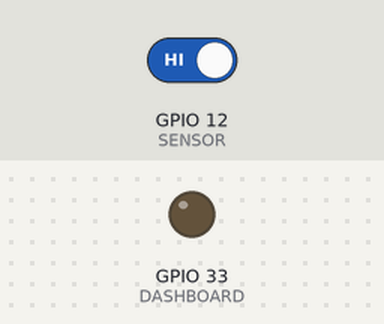
Bench run of a program on a simulated ESP32. Shown: output pins drawn as LEDs (lit = HIGH). The inputs (shaded band) are chosen by the test bench; at power-on: GPIO 12 (SENSOR) HIGH. WiFi joins after 1.5 s; servers stay silent unless stated; no MQTT or app messages arrive unless stated; what the program prints to the serial monitor is not drawn.

Above: at 2.7 s.
2.8 s: GPIO 12 (SENSOR) driven LOW
At 3.2 s:
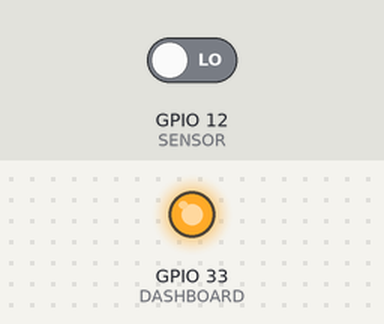
8.8 s: GPIO 12 (SENSOR) driven HIGH
At 9.3 s:
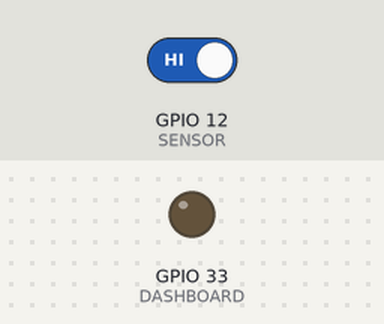
Timing chart, 0 to 11.3 s (numbered marks = the images above; inputs shaded):
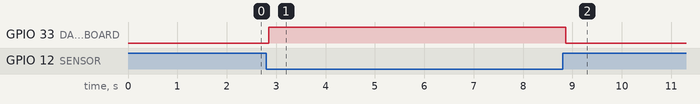

Measured:
- after the input at 2.8 s, GPIO 33 (DASHBOARD): LOW → HIGH after 0.06 s
- after the input at 8.8 s, GPIO 33 (DASHBOARD): HIGH → LOW after 0.06 s

The program:

main.cpp
```cpp
#include "Arduino.h"
#include <secret.h>
#include <WiFiClientSecure.h>
#include <MQTTClient.h>
#include <ArduinoJson.h>
#include "WiFi.h"

#define SENSOR 12
#define DASHBOARD 33

// The MQTT topics that this device should publish/subscribe
#define AWS_IOT_PUBLISH_TOPIC   "esp32/pub"
#define AWS_IOT_SUBSCRIBE_TOPIC "esp32/sub"

WiFiClientSecure net = WiFiClientSecure();
MQTTClient client = MQTTClient(256);
int lastStatus = 0;

void messageHandler(String &topic, String &payload) {
  Serial.println("incoming: " + topic + " - " + payload);

//  StaticJsonDocument<200> doc;
//  deserializeJson(doc, payload);
//  const char* message = doc["message"];
}

void connectAWS()
{
  WiFi.mode(WIFI_STA);
  WiFi.begin(WIFI_SSID, WIFI_PASSWORD);

  Serial.print("Connecting to Wi-Fi");

  while (WiFi.status() != WL_CONNECTED){
    delay(500);
    Serial.print(".");
  }
  Serial.println("");

  // Configure WiFiClientSecure to use the AWS IoT device credentials
  net.setCACert(AWS_CERT_CA);
  net.setCertificate(AWS_CERT_CRT);
  net.setPrivateKey(AWS_CERT_PRIVATE);

  // Connect to the MQTT broker on the AWS endpoint we defined earlier
  client.begin(AWS_IOT_ENDPOINT, 8883, net);

  // Create a message handler
  client.onMessage(messageHandler);

  Serial.print("Connecting to AWS IOT");

  while (!client.connect(THINGNAME)) {
    Serial.print(".");
    delay(100);
  }
  Serial.println("");

  if(!client.connected()){
    Serial.println("AWS IoT Timeout!");
    return;
  }

  // Subscribe to a topic
  client.subscribe(AWS_IOT_SUBSCRIBE_TOPIC);

  Serial.println("AWS IoT Connected!");
}

void publishMessage(int status)
{
  StaticJsonDocument<200> doc;
  doc["time"] = millis();
  doc["window"] = status;
  char jsonBuffer[512];
  serializeJson(doc, jsonBuffer); // print to client

  client.publish(AWS_IOT_PUBLISH_TOPIC, jsonBuffer);
}

void setup() {
  Serial.begin(115200);
  pinMode(SENSOR, INPUT);
  pinMode(DASHBOARD, OUTPUT);
  connectAWS();
  lastStatus = digitalRead(SENSOR);
}

  // the loop function runs over and over again forever
void loop() {

  // println(digitalRead(SENSOR))
   int statusWindow =  digitalRead(SENSOR);
  if (lastStatus != statusWindow) {

    if(statusWindow == 1) {
      Serial.println("Window is closed");
      digitalWrite(DASHBOARD, LOW);
    }
    else {
      Serial.println("Window is open");
      digitalWrite(DASHBOARD, HIGH);
    }
    lastStatus = statusWindow;
   publishMessage(statusWindow);
  }
  client.loop();
  delay(100);                // wait for a second
}
```

secret.h
```cpp
#include <pgmspace.h>

#define SECRET
#define THINGNAME "MyNewESP32"

const char WIFI_SSID[] = "Sparkmate";
const char WIFI_PASSWORD[] = "Sp3rkm0t3*!";
const char AWS_IOT_ENDPOINT[] = "a1v7oguf1j9k6o-ats.iot.eu-west-3.amazonaws.com";

// Amazon Root CA 1
static const char AWS_CERT_CA[] PROGMEM = R"EOF(
-----BEGIN CERTIFICATE-----
MIIDQTCCAimgAwIBAgITBmyfz5m/jAo54vB4ikPmljZbyjANBgkqhkiG9w0BAQsF
ADA5MQswCQYDVQQGEwJVUzEPMA0GA1UEChMGQW1hem9uMRkwFwYDVQQDExBBbWF6
b24gUm9vdCBDQSAxMB4XDTE1MDUyNjAwMDAwMFoXDTM4MDExNzAwMDAwMFowOTEL
MAkGA1UEBhMCVVMxDzANBgNVBAoTBkFtYXpvbjEZMBcGA1UEAxMQQW1hem9uIFJv
b3QgQ0EgMTCCASIwDQYJKoZIhvcNAQEBBQADggEPADCCAQoCggEBALJ4gHHKeNXj
ca9HgFB0fW7Y14h29Jlo91ghYPl0hAEvrAIthtOgQ3pOsqTQNroBvo3bSMgHFzZM
9O6II8c+6zf1tRn4SWiw3te5djgdYZ6k/oI2peVKVuRF4fn9tBb6dNqcmzU5L/qw
IFAGbHrQgLKm+a/sRxmPUDgH3KKHOVj4utWp+UhnMJbulHheb4mjUcAwhmahRWa6
VOujw5H5SNz/0egwLX0tdHA114gk957EWW67c4cX8jJGKLhD+rcdqsq08p8kDi1L
93FcXmn/6pUCyziKrlA4b9v7LWIbxcceVOF34GfID5yHI9Y/QCB/IIDEgEw+OyQm
jgSubJrIqg0CAwEAAaNCMEAwDwYDVR0TAQH/BAUwAwEB/zAOBgNVHQ8BAf8EBAMC
AYYwHQYDVR0OBBYEFIQYzIU07LwMlJQuCFmcx7IQTgoIMA0GCSqGSIb3DQEBCwUA
A4IBAQCY8jdaQZChGsV2USggNiMOruYou6r4lK5IpDB/G/wkjUu0yKGX9rbxenDI
U5PMCCjjmCXPI6T53iHTfIUJrU6adTrCC2qJeHZERxhlbI1Bjjt/msv0tadQ1wUs
N+gDS63pYaACbvXy8MWy7Vu33PqUXHeeE6V/Uq2V8viTO96LXFvKWlJbYK8U90vv
o/ufQJVtMVT8QtPHRh8jrdkPSHCa2XV4cdFyQzR1bldZwgJcJmApzyMZFo6IQ6XU
5MsI+yMRQ+hDKXJioaldXgjUkK642M4UwtBV8ob2xJNDd2ZhwLnoQdeXeGADbkpy
rqXRfboQnoZsG4q5WTP468SQvvG5
-----END CERTIFICATE-----
)EOF";

// Device Certificate
static const char AWS_CERT_CRT[] PROGMEM = R"KEY(
-----BEGIN CERTIFICATE-----
MIIDWjCCAkKgAwIBAgIVAOTQpooPVJXsQoa6qY2RyIONlKYtMA0GCSqGSIb3DQEB
CwUAME0xSzBJBgNVBAsMQkFtYXpvbiBXZWIgU2VydmljZXMgTz1BbWF6b24uY29t
IEluYy4gTD1TZWF0dGxlIFNUPVdhc2hpbmd0b24gQz1VUzAeFw0yMzAyMTAxMjA2
MTZaFw00OTEyMzEyMzU5NTlaMB4xHDAaBgNVBAMME0FXUyBJb1QgQ2VydGlmaWNh
dGUwggEiMA0GCSqGSIb3DQEBAQUAA4IBDwAwggEKAoIBAQDpXAGxIv3UGAF8Uazr
OmE841EbPUisHUBC6B8+7NOclfxgfbhzBtStKU+692zSczPN9z9ACswznklPpEU7
8OMSQRGEmBj2vV56uZ9IwFEOQaXJYTT04hVRG3+P/du3GL7b8E6VLmJxjghidpIz
zZzaQL5ktMKfDwd4yU5Vrp7PW8PI20nkJU2ukX1dKdsjKFRzuo06xfIiS2McQ/zQ
09LZt5SxsJs6RYDfSTeanPTFbeQGhGgF96+qg1etRPxMncRm1Xd8id133WnzSm4m
PQ1vebhRNaftfbc+S/x9UZH7MyVL2JuHCocERj2Wy+fvHDJ2aNwPL6BrfWNZXnda
yDBpAgMBAAGjYDBeMB8GA1UdIwQYMBaAFEBO/lJO6J8M/2pYnaY0wAPAu4flMB0G
A1UdDgQWBBQH/8DUS63sYIEyK2lfL40kLBDzfDAMBgNVHRMBAf8EAjAAMA4GA1Ud
DwEB/wQEAwIHgDANBgkqhkiG9w0BAQsFAAOCAQEAp0iPPontJP4rrZUMxNIxQKCV
oh5u8AmtFoBD/ZR3r4dNpNaXVIYTmD7+3SFIZ41Sa6ylg4WKeR7HIRPvro8BX84R
bIm43JF+LM8L/dfUzuDXSnv7eQytR7s8Sng6ntDGG4VX9CcbYUgCkYnXx49zxVsg
TvXI+gVGstPi9ft8FaLqFlA7/3b/pXxkjCPpBWbfansxeJ53rs3lFPz7AFOFt1ny
LooV/fQfjLivh18PzxHzOeCMPy67LyHQIPKIX94h4brX43e9ImW7zx8dgmVCwEHn
1BV1j7QCnZuVeoF0Bjy0gfBKUU6I31NuixcQ5dYAfntXm8+1Y19e25SN3GgfCw==
-----END CERTIFICATE-----
)KEY";

// Device Private Key
static const char AWS_CERT_PRIVATE[] PROGMEM = R"KEY(
-----BEGIN RSA PRIVATE KEY-----
MIIEpAIBAAKCAQEA6VwBsSL91BgBfFGs6zphPONRGz1IrB1AQugfPuzTnJX8YH24
cwbUrSlPuvds0nMzzfc/QArMM55JT6RFO/DjEkERhJgY9r1eermfSMBRDkGlyWE0
9OIVURt/j/3btxi+2/BOlS5icY4IYnaSM82c2kC+ZLTCnw8HeMlOVa6ez1vDyNtJ
5CVNrpF9XSnbIyhUc7qNOsXyIktjHEP80NPS2beUsbCbOkWA30k3mpz0xW3kBoRo
BfevqoNXrUT8TJ3EZtV3fIndd91p80puJj0Nb3m4UTWn7X23Pkv8fVGR+zMlS9ib
hwqHBEY9lsvn7xwydmjcDy+ga31jWV53WsgwaQIDAQABAoIBAQCisIxVbGm+BgZz
H5YIYKkOBAS1kuIpbDMy8hVmj0Fwd3h95OhE+UwodRaq6Hirt7k0LN2hzmVSz1WY
+pNyGJyWS1rlMAynaJqHwQV1eO6Jm+bzIJwE5eGqrBsgzgDyA4R8XWrLwozLUhQy
YSvIhd6GooCaQRM2RQoWgXHldlotgR2OB9pgIAnzgdP8SnL81f15V+r67inJTPp+
XXMsUdWqUlsciNUqdLdgAfnSHAHmqk53UKLi1EYI3KhlJk5m0kQdXzmSAaBjAq5f
SK7lS1ul5Ve6L78BczoQPvfzJceAJAM5xdV8wmZbDCvtoF79igoFf6jE+IUmy1tP
a/xQa5QJAoGBAPTiBsciqOGgVeYyoHCpb8Rda//KjAAjrDJHZnvK23PjRz4LSZ2b
m26pUV4JbXTAeMb5jfhlfpob/WejJlsN4t7VXkUtnasHZDBRv2YLV1QRZmcpNo9h
Nn+Zngab0zcg3vYid+Nr4MGNhRsmTV7MATSBC8QHdNcaMhwFyaAQ7sNPAoGBAPP0
DnRYVpciQlEg11ieABa1PomRTMdKrv4HAx/+BQAJQOVJHPGFdnrZEw8TOGuCOkgP
qxYJyo7PW2Gw/qlrR/xUXP3hRAQQx6i3QRrgCtJcZnTCm6LpkQLje62iqc7VvLSo
y3XDd0yQ4j4eiEJOB5jTytrMHjGXwRYSbDiK7ELHAoGAVPVJ5rKWptiqlJfB4/RU
y2qh+nd6BN5bcoIlAxPI+TbD07m0y5Jd5ZGmohphOB1Cib2wzJnhx3OogdkviG2T
5T1fXF7MEbcZwk3KOov6uzbiMS4yOKJAdxqDocVUDQ9Ba2Ff+K3Hpz8DC/1I4Hek
f2O6AkOX/Lyg3+n+HqNhQq8CgYB8bnwA9B4WsK7K2sl8tfqtmnzvhmF3NazUfZcm
dlbukcm8KfLNbpnkR1zlT5RzodVAdF17vDrJZRLjXXhHyiTJm+5iwMgEmtp8QBzB
LI3YhrDr1We1TRVeN9IZ2uJqUbMTIxXEV5M+RphfvwsZZtuRJFZQC9VKznD6ZSM2
JAYmeQKBgQChNNU9L4UMpGmC/FKgBfHkGMjl/Xv7AXURYsL2z2bGr0hLGNkfFx/2
X+Pc7C1qXlxCc4XFZiWdSYfRk0WhEDnnk9LRTcdh9UwhnqSlavydxzPaMG5H77GI
/V+uoXG8xtugG/EmkpLrPi1/kY7YbErEb1aFDLYiR3tlX/HDNaqiow==
-----END RSA PRIVATE KEY-----
)KEY";
```
